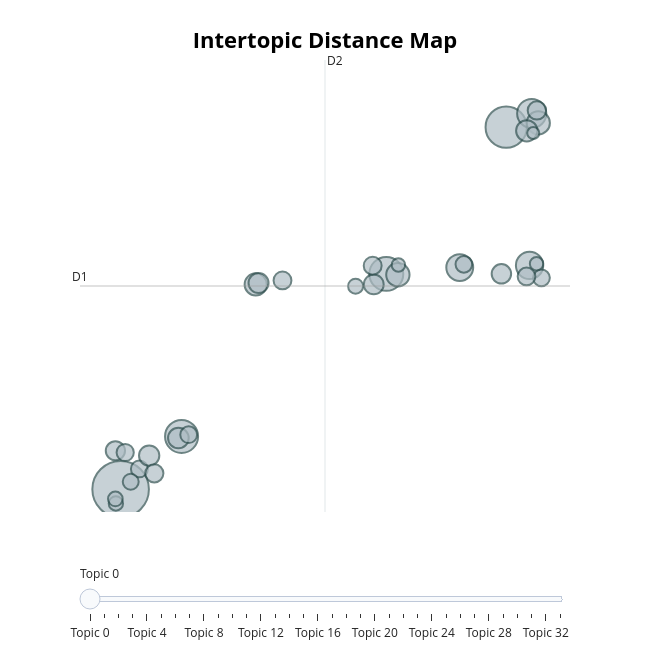
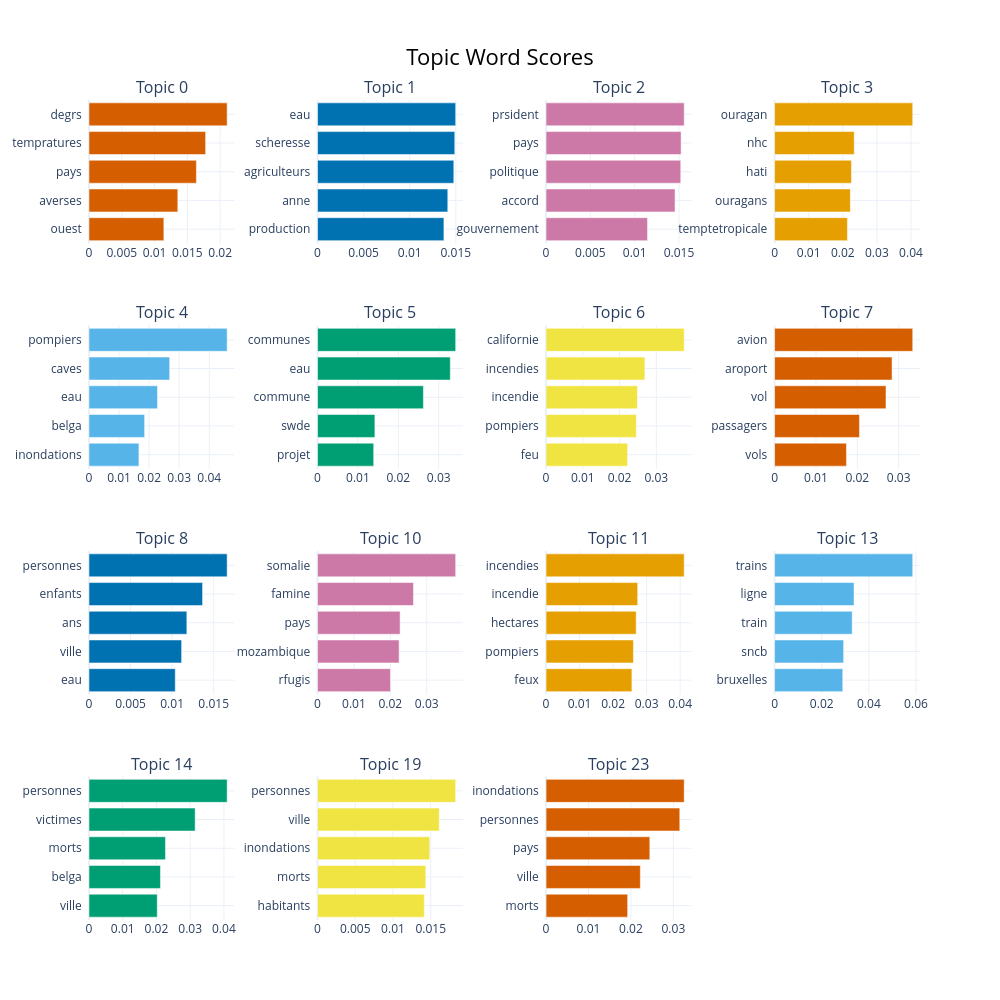
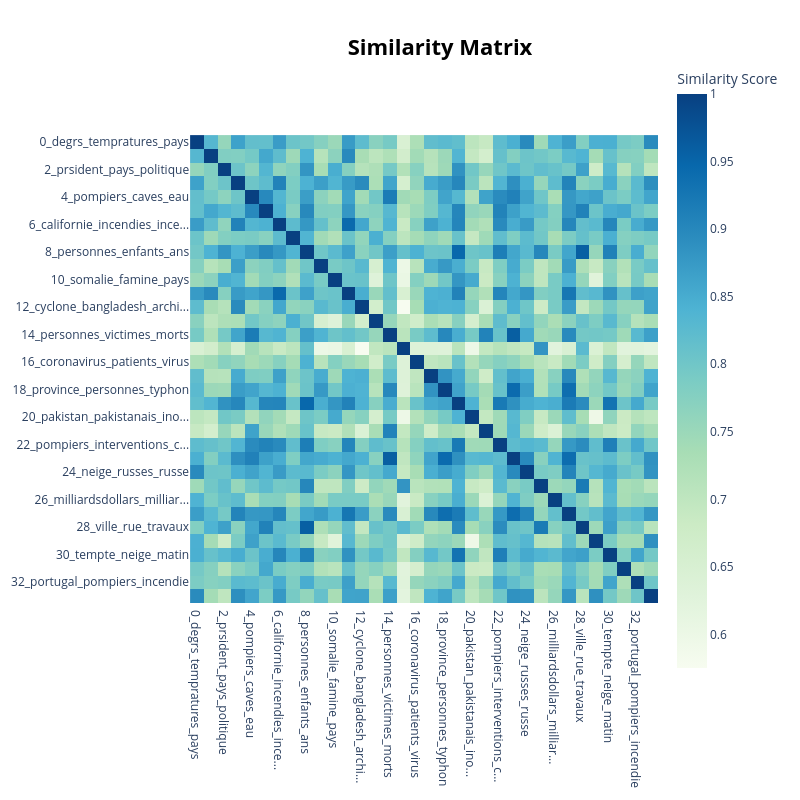

The cell these charts' notebook holds for them, in order:
### Code cell
# ============================================
# RECHARGEMENT CORRECT après redémarrage
# ============================================
import numpy as np
from bertopic import BERTopic

# ── 2. Visualisations — sans re-transformer ───────────────

# ✅ Les topics sont déjà dans le modèle chargé
final_model.visualize_topics().show()
final_model.visualize_barchart(top_n_topics=15).show()
final_model.visualize_heatmap().show()

### Figure 1 — Plotly figure (JSON) as saved in the notebook; plotly's stock layout.template omitted (floating-point values rounded to 4 significant figures)
{"data": [{"customdata": [[0, "degrs | tempratures | pays | averses | ouest", 1564], [1, "eau | scheresse | agriculteurs | anne | production", 833], [2, "prsident | pays | politique | accord | gouvernement", 562], [3, "ouragan | nhc | hati | ouragans | temptetropicale", 417], [4, "pompiers | caves | eau | belga | inondations", 533], [5, "communes | eau | commune | swde | projet", 365], [6, "californie | incendies | incendie | pompiers | feu", 262], [7, "avion | aroport | vol | passagers | vols", 239], [8, "personnes | enfants | ans | ville | eau", 353], [9, "philippines | typhon | manille | personnes | archipel", 181], [10, "somalie | famine | pays | mozambique | rfugis", 192], [11, "incendies | incendie | hectares | pompiers | feux", 222], [12, "cyclone | bangladesh | archipel | le | personnes", 165], [13, "trains | ligne | train | sncb | bruxelles", 196], [14, "personnes | victimes | morts | belga | ville", 209], [15, "festival | film | festivaliers | album | cinma", 138], [16, "coronavirus | patients | virus | cas | hpital", 135], [17, "tokyo | typhon | prfecture | nhk | personnes", 140], [18, "province | personnes | typhon | inondations | autorits", 145], [19, "personnes | ville | inondations | morts | habitants", 266], [20, "pakistan | pakistanais | inondations | afghanistan | sind", 109], [21, "police | accident | btiment | victime | policiers", 138], [22, "pompiers | interventions | caves | matin | eau", 157], [23, "inondations | personnes | pays | ville | morts", 202], [24, "neige | russes | russe | rgion | nord", 124], [25, "muse | tourisme | touristes | visiteurs | anne", 153], [26, "milliardsdollars | milliards | catastrophesnaturelles | milliardseuros | catastrophes", 89], [27, "personnes | glissementsterrain | glissementterrain | inondations | habitants", 162], [28, "ville | rue | travaux | eau | centre", 185], [29, "bruxellesenvironnement | parcs | bruxelles | parcsbois | rafalesvent", 101], [30, "tempte | neige | matin | dpartements | nord", 156], [31, "barrage | eau | niveau | barrages | kayaks", 88], [32, "portugal | pompiers | incendie | incendies | protectioncivile", 71], [33, "vents | ventsviolents | tempte | belga | tornade", 105]], "hovertemplate": "<b>Topic %{customdata[0]}</b><br>%{customdata[1]}<br>Size: %{customdata[2]}", "legendgroup": "", "marker": {"color": "#B0BEC5", "line": {"color": "DarkSlateGrey", "width": 2}, "size": [1564, 833, 562, 417, 533, 365, 262, 239, 353, 181, 192, 222, 165, 196, 209, 138, 135, 140, 145, 266, 109, 138, 157, 202, 124, 153, 89, 162, 185, 101, 156, 88, 71, 105], "sizemode": "area", "sizeref": 0.9775, "symbol": "circle"}, "mode": "markers", "name": "", "orientation": "v", "showlegend": false, "type": "scatter", "x": [-3.172, 2.136, 0.4852, 2.487, -2.333, 2.457, 2.577, -1.313, 1.496, -3.244, 0.3123, 2.418, 2.558, -1.274, -2.377, 2.621, 1.552, -2.914, -3.109, 0.6442, 0.06218, -2.236, 0.2974, -2.779, -3.033, 2.415, 0.6513, -2.708, 2.069, -3.237, -0.944, 2.553, 2.508, -3.245], "xaxis": "x", "y": [-2.195, 16.41, 8.872, 17.11, 0.5193, 9.307, 16.63, 8.332, 9.197, -0.2138, 8.334, 16.22, 17.27, 8.402, 0.4421, 8.668, 9.362, -1.146, -0.3038, 8.828, 8.241, 0.6125, 9.292, -0.4633, -1.807, 8.742, 9.328, -1.375, 8.875, -2.922, 8.537, 9.395, 16.11, -2.69], "yaxis": "y"}], "layout": {"annotations": [{"showarrow": false, "text": "D1", "x": -3.732, "y": 8.25, "yshift": 10}, {"showarrow": false, "text": "D2", "x": -0.3589, "xshift": 10, "y": 19.86}], "height": 650, "hoverlabel": {"bgcolor": "white", "font": {"family": "Rockwell", "size": 16}}, "legend": {"itemsizing": "constant", "tracegroupgap": 0}, "margin": {"t": 60}, "shapes": [{"line": {"color": "#CFD8DC", "width": 2}, "type": "line", "x0": -0.3589, "x1": -0.3589, "y0": -3.361, "y1": 19.86}, {"line": {"color": "#9E9E9E", "width": 2}, "type": "line", "x0": -3.732, "x1": 3.014, "y0": 8.25, "y1": 8.25}], "sliders": [{"active": 0, "pad": {"t": 50}, "steps": [{"args": [{"marker.color": [["red", "#B0BEC5", "#B0BEC5", "#B0BEC5", "#B0BEC5", "#B0BEC5", "#B0BEC5", "#B0BEC5", "#B0BEC5", "#B0BEC5", "#B0BEC5", "#B0BEC5", "#B0BEC5", "#B0BEC5", "#B0BEC5", "#B0BEC5", "#B0BEC5", "#B0BEC5", "#B0BEC5", "#B0BEC5", "#B0BEC5", "#B0BEC5", "#B0BEC5", "#B0BEC5", "#B0BEC5", "#B0BEC5", "#B0BEC5", "#B0BEC5", "#B0BEC5", "#B0BEC5", "#B0BEC5", "#B0BEC5", "#B0BEC5", "#B0BEC5"]]}], "label": "Topic 0", "method": "update"}, {"args": [{"marker.color": [["#B0BEC5", "red", "#B0BEC5", "#B0BEC5", "#B0BEC5", "#B0BEC5", "#B0BEC5", "#B0BEC5", "#B0BEC5", "#B0BEC5", "#B0BEC5", "#B0BEC5", "#B0BEC5", "#B0BEC5", "#B0BEC5", "#B0BEC5", "#B0BEC5", "#B0BEC5", "#B0BEC5", "#B0BEC5", "#B0BEC5", "#B0BEC5", "#B0BEC5", "#B0BEC5", "#B0BEC5", "#B0BEC5", "#B0BEC5", "#B0BEC5", "#B0BEC5", "#B0BEC5", "#B0BEC5", "#B0BEC5", "#B0BEC5", "#B0BEC5"]]}], "label": "Topic 1", "method": "update"}, {"args": [{"marker.color": [["#B0BEC5", "#B0BEC5", "red", "#B0BEC5", "#B0BEC5", "#B0BEC5", "#B0BEC5", "#B0BEC5", "#B0BEC5", "#B0BEC5", "#B0BEC5", "#B0BEC5", "#B0BEC5", "#B0BEC5", "#B0BEC5", "#B0BEC5", "#B0BEC5", "#B0BEC5", "#B0BEC5", "#B0BEC5", "#B0BEC5", "#B0BEC5", "#B0BEC5", "#B0BEC5", "#B0BEC5", "#B0BEC5", "#B0BEC5", "#B0BEC5", "#B0BEC5", "#B0BEC5", "#B0BEC5", "#B0BEC5", "#B0BEC5", "#B0BEC5"]]}], "label": "Topic 2", "method": "update"}, {"args": [{"marker.color": [["#B0BEC5", "#B0BEC5", "#B0BEC5", "red", "#B0BEC5", "#B0BEC5", "#B0BEC5", "#B0BEC5", "#B0BEC5", "#B0BEC5", "#B0BEC5", "#B0BEC5", "#B0BEC5", "#B0BEC5", "#B0BEC5", "#B0BEC5", "#B0BEC5", "#B0BEC5", "#B0BEC5", "#B0BEC5", "#B0BEC5", "#B0BEC5", "#B0BEC5", "#B0BEC5", "#B0BEC5", "#B0BEC5", "#B0BEC5", "#B0BEC5", "#B0BEC5", "#B0BEC5", "#B0BEC5", "#B0BEC5", "#B0BEC5", "#B0BEC5"]]}], "label": "Topic 3", "method": "update"}, {"args": [{"marker.color": [["#B0BEC5", "#B0BEC5", "#B0BEC5", "#B0BEC5", "red", "#B0BEC5", "#B0BEC5", "#B0BEC5", "#B0BEC5", "#B0BEC5", "#B0BEC5", "#B0BEC5", "#B0BEC5", "#B0BEC5", "#B0BEC5", "#B0BEC5", "#B0BEC5", "#B0BEC5", "#B0BEC5", "#B0BEC5", "#B0BEC5", "#B0BEC5", "#B0BEC5", "#B0BEC5", "#B0BEC5", "#B0BEC5", "#B0BEC5", "#B0BEC5", "#B0BEC5", "#B0BEC5", "#B0BEC5", "#B0BEC5", "#B0BEC5", "#B0BEC5"]]}], "label": "Topic 4", "method": "update"}, {"args": [{"marker.color": [["#B0BEC5", "#B0BEC5", "#B0BEC5", "#B0BEC5", "#B0BEC5", "red", "#B0BEC5", "#B0BEC5", "#B0BEC5", "#B0BEC5", "#B0BEC5", "#B0BEC5", "#B0BEC5", "#B0BEC5", "#B0BEC5", "#B0BEC5", "#B0BEC5", "#B0BEC5", "#B0BEC5", "#B0BEC5", "#B0BEC5", "#B0BEC5", "#B0BEC5", "#B0BEC5", "#B0BEC5", "#B0BEC5", "#B0BEC5", "#B0BEC5", "#B0BEC5", "#B0BEC5", "#B0BEC5", "#B0BEC5", "#B0BEC5", "#B0BEC5"]]}], "label": "Topic 5", "method": "update"}, {"args": [{"marker.color": [["#B0BEC5", "#B0BEC5", "#B0BEC5", "#B0BEC5", "#B0BEC5", "#B0BEC5", "red", "#B0BEC5", "#B0BEC5", "#B0BEC5", "#B0BEC5", "#B0BEC5", "#B0BEC5", "#B0BEC5", "#B0BEC5", "#B0BEC5", "#B0BEC5", "#B0BEC5", "#B0BEC5", "#B0BEC5", "#B0BEC5", "#B0BEC5", "#B0BEC5", "#B0BEC5", "#B0BEC5", "#B0BEC5", "#B0BEC5", "#B0BEC5", "#B0BEC5", "#B0BEC5", "#B0BEC5", "#B0BEC5", "#B0BEC5", "#B0BEC5"]]}], "label": "Topic 6", "method": "update"}, {"args": [{"marker.color": [["#B0BEC5", "#B0BEC5", "#B0BEC5", "#B0BEC5", "#B0BEC5", "#B0BEC5", "#B0BEC5", "red", "#B0BEC5", "#B0BEC5", "#B0BEC5", "#B0BEC5", "#B0BEC5", "#B0BEC5", "#B0BEC5", "#B0BEC5", "#B0BEC5", "#B0BEC5", "#B0BEC5", "#B0BEC5", "#B0BEC5", "#B0BEC5", "#B0BEC5", "#B0BEC5", "#B0BEC5", "#B0BEC5", "#B0BEC5", "#B0BEC5", "#B0BEC5", "#B0BEC5", "#B0BEC5", "#B0BEC5", "#B0BEC5", "#B0BEC5"]]}], "label": "Topic 7", "method": "update"}, {"args": [{"marker.color": [["#B0BEC5", "#B0BEC5", "#B0BEC5", "#B0BEC5", "#B0BEC5", "#B0BEC5", "#B0BEC5", "#B0BEC5", "red", "#B0BEC5", "#B0BEC5", "#B0BEC5", "#B0BEC5", "#B0BEC5", "#B0BEC5", "#B0BEC5", "#B0BEC5", "#B0BEC5", "#B0BEC5", "#B0BEC5", "#B0BEC5", "#B0BEC5", "#B0BEC5", "#B0BEC5", "#B0BEC5", "#B0BEC5", "#B0BEC5", "#B0BEC5", "#B0BEC5", "#B0BEC5", "#B0BEC5", "#B0BEC5", "#B0BEC5", "#B0BEC5"]]}], "label": "Topic 8", "method": "update"}, {"args": [{"marker.color": [["#B0BEC5", "#B0BEC5", "#B0BEC5", "#B0BEC5", "#B0BEC5", "#B0BEC5", "#B0BEC5", "#B0BEC5", "#B0BEC5", "red", "#B0BEC5", "#B0BEC5", "#B0BEC5", "#B0BEC5", "#B0BEC5", "#B0BEC5", "#B0BEC5", "#B0BEC5", "#B0BEC5", "#B0BEC5", "#B0BEC5", "#B0BEC5", "#B0BEC5", "#B0BEC5", "#B0BEC5", "#B0BEC5", "#B0BEC5", "#B0BEC5", "#B0BEC5", "#B0BEC5", "#B0BEC5", "#B0BEC5", "#B0BEC5", "#B0BEC5"]]}], "label": "Topic 9", "method": "update"}, {"args": [{"marker.color": [["#B0BEC5", "#B0BEC5", "#B0BEC5", "#B0BEC5", "#B0BEC5", "#B0BEC5", "#B0BEC5", "#B0BEC5", "#B0BEC5", "#B0BEC5", "red", "#B0BEC5", "#B0BEC5", "#B0BEC5", "#B0BEC5", "#B0BEC5", "#B0BEC5", "#B0BEC5", "#B0BEC5", "#B0BEC5", "#B0BEC5", "#B0BEC5", "#B0BEC5", "#B0BEC5", "#B0BEC5", "#B0BEC5", "#B0BEC5", "#B0BEC5", "#B0BEC5", "#B0BEC5", "#B0BEC5", "#B0BEC5", "#B0BEC5", "#B0BEC5"]]}], "label": "Topic 10", "method": "update"}, {"args": [{"marker.color": [["#B0BEC5", "#B0BEC5", "#B0BEC5", "#B0BEC5", "#B0BEC5", "#B0BEC5", "#B0BEC5", "#B0BEC5", "#B0BEC5", "#B0BEC5", "#B0BEC5", "red", "#B0BEC5", "#B0BEC5", "#B0BEC5", "#B0BEC5", "#B0BEC5", "#B0BEC5", "#B0BEC5", "#B0BEC5", "#B0BEC5", "#B0BEC5", "#B0BEC5", "#B0BEC5", "#B0BEC5", "#B0BEC5", "#B0BEC5", "#B0BEC5", "#B0BEC5", "#B0BEC5", "#B0BEC5", "#B0BEC5", "#B0BEC5", "#B0BEC5"]]}], "label": "Topic 11", "method": "update"}, {"args": [{"marker.color": [["#B0BEC5", "#B0BEC5", "#B0BEC5", "#B0BEC5", "#B0BEC5", "#B0BEC5", "#B0BEC5", "#B0BEC5", "#B0BEC5", "#B0BEC5", "#B0BEC5", "#B0BEC5", "red", "#B0BEC5", "#B0BEC5", "#B0BEC5", "#B0BEC5", "#B0BEC5", "#B0BEC5", "#B0BEC5", "#B0BEC5", "#B0BEC5", "#B0BEC5", "#B0BEC5", "#B0BEC5", "#B0BEC5", "#B0BEC5", "#B0BEC5", "#B0BEC5", "#B0BEC5", "#B0BEC5", "#B0BEC5", "#B0BEC5", "#B0BEC5"]]}], "label": "Topic 12", "method": "update"}, {"args": [{"marker.color": [["#B0BEC5", "#B0BEC5", "#B0BEC5", "#B0BEC5", "#B0BEC5", "#B0BEC5", "#B0BEC5", "#B0BEC5", "#B0BEC5", "#B0BEC5", "#B0BEC5", "#B0BEC5", "#B0BEC5", "red", "#B0BEC5", "#B0BEC5", "#B0BEC5", "#B0BEC5", "#B0BEC5", "#B0BEC5", "#B0BEC5", "#B0BEC5", "#B0BEC5", "#B0BEC5", "#B0BEC5", "#B0BEC5", "#B0BEC5", "#B0BEC5", "#B0BEC5", "#B0BEC5", "#B0BEC5", "#B0BEC5", "#B0BEC5", "#B0BEC5"]]}], "label": "Topic 13", "method": "update"}, {"args": [{"marker.color": [["#B0BEC5", "#B0BEC5", "#B0BEC5", "#B0BEC5", "#B0BEC5", "#B0BEC5", "#B0BEC5", "#B0BEC5", "#B0BEC5", "#B0BEC5", "#B0BEC5", "#B0BEC5", "#B0BEC5", "#B0BEC5", "red", "#B0BEC5", "#B0BEC5", "#B0BEC5", "#B0BEC5", "#B0BEC5", "#B0BEC5", "#B0BEC5", "#B0BEC5", "#B0BEC5", "#B0BEC5", "#B0BEC5", "#B0BEC5", "#B0BEC5", "#B0BEC5", "#B0BEC5", "#B0BEC5", "#B0BEC5", "#B0BEC5", "#B0BEC5"]]}], "label": "Topic 14", "method": "update"}, {"args": [{"marker.color": [["#B0BEC5", "#B0BEC5", "#B0BEC5", "#B0BEC5", "#B0BEC5", "#B0BEC5", "#B0BEC5", "#B0BEC5", "#B0BEC5", "#B0BEC5", "#B0BEC5", "#B0BEC5", "#B0BEC5", "#B0BEC5", "#B0BEC5", "red", "#B0BEC5", "#B0BEC5", "#B0BEC5", "#B0BEC5", "#B0BEC5", "#B0BEC5", "#B0BEC5", "#B0BEC5", "#B0BEC5", "#B0BEC5", "#B0BEC5", "#B0BEC5", "#B0BEC5", "#B0BEC5", "#B0BEC5", "#B0BEC5", "#B0BEC5", "#B0BEC5"]]}], "label": "Topic 15", "method": "update"}, {"args": [{"marker.color": [["#B0BEC5", "#B0BEC5", "#B0BEC5", "#B0BEC5", "#B0BEC5", "#B0BEC5", "#B0BEC5", "#B0BEC5", "#B0BEC5", "#B0BEC5", "#B0BEC5", "#B0BEC5", "#B0BEC5", "#B0BEC5", "#B0BEC5", "#B0BEC5", "red", "#B0BEC5", "#B0BEC5", "#B0BEC5", "#B0BEC5", "#B0BEC5", "#B0BEC5", "#B0BEC5", "#B0BEC5", "#B0BEC5", "#B0BEC5", "#B0BEC5", "#B0BEC5", "#B0BEC5", "#B0BEC5", "#B0BEC5", "#B0BEC5", "#B0BEC5"]]}], "label": "Topic 16", "method": "update"}, {"args": [{"marker.color": [["#B0BEC5", "#B0BEC5", "#B0BEC5", "#B0BEC5", "#B0BEC5", "#B0BEC5", "#B0BEC5", "#B0BEC5", "#B0BEC5", "#B0BEC5", "#B0BEC5", "#B0BEC5", "#B0BEC5", "#B0BEC5", "#B0BEC5", "#B0BEC5", "#B0BEC5", "red", "#B0BEC5", "#B0BEC5", "#B0BEC5", "#B0BEC5", "#B0BEC5", "#B0BEC5", "#B0BEC5", "#B0BEC5", "#B0BEC5", "#B0BEC5", "#B0BEC5", "#B0BEC5", "#B0BEC5", "#B0BEC5", "#B0BEC5", "#B0BEC5"]]}], "label": "Topic 17", "method": "update"}, {"args": [{"marker.color": [["#B0BEC5", "#B0BEC5", "#B0BEC5", "#B0BEC5", "#B0BEC5", "#B0BEC5", "#B0BEC5", "#B0BEC5", "#B0BEC5", "#B0BEC5", "#B0BEC5", "#B0BEC5", "#B0BEC5", "#B0BEC5", "#B0BEC5", "#B0BEC5", "#B0BEC5", "#B0BEC5", "red", "#B0BEC5", "#B0BEC5", "#B0BEC5", "#B0BEC5", "#B0BEC5", "#B0BEC5", "#B0BEC5", "#B0BEC5", "#B0BEC5", "#B0BEC5", "#B0BEC5", "#B0BEC5", "#B0BEC5", "#B0BEC5", "#B0BEC5"]]}], "label": "Topic 18", "method": "update"}, {"args": [{"marker.color": [["#B0BEC5", "#B0BEC5", "#B0BEC5", "#B0BEC5", "#B0BEC5", "#B0BEC5", "#B0BEC5", "#B0BEC5", "#B0BEC5", "#B0BEC5", "#B0BEC5", "#B0BEC5", "#B0BEC5", "#B0BEC5", "#B0BEC5", "#B0BEC5", "#B0BEC5", "#B0BEC5", "#B0BEC5", "red", "#B0BEC5", "#B0BEC5", "#B0BEC5", "#B0BEC5", "#B0BEC5", "#B0BEC5", "#B0BEC5", "#B0BEC5", "#B0BEC5", "#B0BEC5", "#B0BEC5", "#B0BEC5", "#B0BEC5", "#B0BEC5"]]}], "label": "Topic 19", "method": "update"}, {"args": [{"marker.color": [["#B0BEC5", "#B0BEC5", "#B0BEC5", "#B0BEC5", "#B0BEC5", "#B0BEC5", "#B0BEC5", "#B0BEC5", "#B0BEC5", "#B0BEC5", "#B0BEC5", "#B0BEC5", "#B0BEC5", "#B0BEC5", "#B0BEC5", "#B0BEC5", "#B0BEC5", "#B0BEC5", "#B0BEC5", "#B0BEC5", "red", "#B0BEC5", "#B0BEC5", "#B0BEC5", "#B0BEC5", "#B0BEC5", "#B0BEC5", "#B0BEC5", "#B0BEC5", "#B0BEC5", "#B0BEC5", "#B0BEC5", "#B0BEC5", "#B0BEC5"]]}], "label": "Topic 20", "method": "update"}, {"args": [{"marker.color": [["#B0BEC5", "#B0BEC5", "#B0BEC5", "#B0BEC5", "#B0BEC5", "#B0BEC5", "#B0BEC5", "#B0BEC5", "#B0BEC5", "#B0BEC5", "#B0BEC5", "#B0BEC5", "#B0BEC5", "#B0BEC5", "#B0BEC5", "#B0BEC5", "#B0BEC5", "#B0BEC5", "#B0BEC5", "#B0BEC5", "#B0BEC5", "red", "#B0BEC5", "#B0BEC5", "#B0BEC5", "#B0BEC5", "#B0BEC5", "#B0BEC5", "#B0BEC5", "#B0BEC5", "#B0BEC5", "#B0BEC5", "#B0BEC5", "#B0BEC5"]]}], "label": "Topic 21", "method": "update"}, {"args": [{"marker.color": [["#B0BEC5", "#B0BEC5", "#B0BEC5", "#B0BEC5", "#B0BEC5", "#B0BEC5", "#B0BEC5", "#B0BEC5", "#B0BEC5", "#B0BEC5", "#B0BEC5", "#B0BEC5", "#B0BEC5", "#B0BEC5", "#B0BEC5", "#B0BEC5", "#B0BEC5", "#B0BEC5", "#B0BEC5", "#B0BEC5", "#B0BEC5", "#B0BEC5", "red", "#B0BEC5", "#B0BEC5", "#B0BEC5", "#B0BEC5", "#B0BEC5", "#B0BEC5", "#B0BEC5", "#B0BEC5", "#B0BEC5", "#B0BEC5", "#B0BEC5"]]}], "label": "Topic 22", "method": "update"}, {"args": [{"marker.color": [["#B0BEC5", "#B0BEC5", "#B0BEC5", "#B0BEC5", "#B0BEC5", "#B0BEC5", "#B0BEC5", "#B0BEC5", "#B0BEC5", "#B0BEC5", "#B0BEC5", "#B0BEC5", "#B0BEC5", "#B0BEC5", "#B0BEC5", "#B0BEC5", "#B0BEC5", "#B0BEC5", "#B0BEC5", "#B0BEC5", "#B0BEC5", "#B0BEC5", "#B0BEC5", "red", "#B0BEC5", "#B0BEC5", "#B0BEC5", "#B0BEC5", "#B0BEC5", "#B0BEC5", "#B0BEC5", "#B0BEC5", "#B0BEC5", "#B0BEC5"]]}], "label": "Topic 23", "method": "update"}, {"args": [{"marker.color": [["#B0BEC5", "#B0BEC5", "#B0BEC5", "#B0BEC5", "#B0BEC5", "#B0BEC5", "#B0BEC5", "#B0BEC5", "#B0BEC5", "#B0BEC5", "#B0BEC5", "#B0BEC5", "#B0BEC5", "#B0BEC5", "#B0BEC5", "#B0BEC5", "#B0BEC5", "#B0BEC5", "#B0BEC5", "#B0BEC5", "#B0BEC5", "#B0BEC5", "#B0BEC5", "#B0BEC5", "red", "#B0BEC5", "#B0BEC5", "#B0BEC5", "#B0BEC5", "#B0BEC5", "#B0BEC5", "#B0BEC5", "#B0BEC5", "#B0BEC5"]]}], "label": "Topic 24", "method": "update"}, {"args": [{"marker.color": [["#B0BEC5", "#B0BEC5", "#B0BEC5", "#B0BEC5", "#B0BEC5", "#B0BEC5", "#B0BEC5", "#B0BEC5", "#B0BEC5", "#B0BEC5", "#B0BEC5", "#B0BEC5", "#B0BEC5", "#B0BEC5", "#B0BEC5", "#B0BEC5", "#B0BEC5", "#B0BEC5", "#B0BEC5", "#B0BEC5", "#B0BEC5", "#B0BEC5", "#B0BEC5", "#B0BEC5", "#B0BEC5", "red", "#B0BEC5", "#B0BEC5", "#B0BEC5", "#B0BEC5", "#B0BEC5", "#B0BEC5", "#B0BEC5", "#B0BEC5"]]}], "label": "Topic 25", "method": "update"}, {"args": [{"marker.color": [["#B0BEC5", "#B0BEC5", "#B0BEC5", "#B0BEC5", "#B0BEC5", "#B0BEC5", "#B0BEC5", "#B0BEC5", "#B0BEC5", "#B0BEC5", "#B0BEC5", "#B0BEC5", "#B0BEC5", "#B0BEC5", "#B0BEC5", "#B0BEC5", "#B0BEC5", "#B0BEC5", "#B0BEC5", "#B0BEC5", "#B0BEC5", "#B0BEC5", "#B0BEC5", "#B0BEC5", "#B0BEC5", "#B0BEC5", "red", "#B0BEC5", "#B0BEC5", "#B0BEC5", "#B0BEC5", "#B0BEC5", "#B0BEC5", "#B0BEC5"]]}], "label": "Topic 26", "method": "update"}, {"args": [{"marker.color": [["#B0BEC5", "#B0BEC5", "#B0BEC5", "#B0BEC5", "#B0BEC5", "#B0BEC5", "#B0BEC5", "#B0BEC5", "#B0BEC5", "#B0BEC5", "#B0BEC5", "#B0BEC5", "#B0BEC5", "#B0BEC5", "#B0BEC5", "#B0BEC5", "#B0BEC5", "#B0BEC5", "#B0BEC5", "#B0BEC5", "#B0BEC5", "#B0BEC5", "#B0BEC5", "#B0BEC5", "#B0BEC5", "#B0BEC5", "#B0BEC5", "red", "#B0BEC5", "#B0BEC5", "#B0BEC5", "#B0BEC5", "#B0BEC5", "#B0BEC5"]]}], "label": "Topic 27", "method": "update"}, {"args": [{"marker.color": [["#B0BEC5", "#B0BEC5", "#B0BEC5", "#B0BEC5", "#B0BEC5", "#B0BEC5", "#B0BEC5", "#B0BEC5", "#B0BEC5", "#B0BEC5", "#B0BEC5", "#B0BEC5", "#B0BEC5", "#B0BEC5", "#B0BEC5", "#B0BEC5", "#B0BEC5", "#B0BEC5", "#B0BEC5", "#B0BEC5", "#B0BEC5", "#B0BEC5", "#B0BEC5", "#B0BEC5", "#B0BEC5", "#B0BEC5", "#B0BEC5", "#B0BEC5", "red", "#B0BEC5", "#B0BEC5", "#B0BEC5", "#B0BEC5", "#B0BEC5"]]}], "label": "Topic 28", "method": "update"}, {"args": [{"marker.color": [["#B0BEC5", "#B0BEC5", "#B0BEC5", "#B0BEC5", "#B0BEC5", "#B0BEC5", "#B0BEC5", "#B0BEC5", "#B0BEC5", "#B0BEC5", "#B0BEC5", "#B0BEC5", "#B0BEC5", "#B0BEC5", "#B0BEC5", "#B0BEC5", "#B0BEC5", "#B0BEC5", "#B0BEC5", "#B0BEC5", "#B0BEC5", "#B0BEC5", "#B0BEC5", "#B0BEC5", "#B0BEC5", "#B0BEC5", "#B0BEC5", "#B0BEC5", "#B0BEC5", "red", "#B0BEC5", "#B0BEC5", "#B0BEC5", "#B0BEC5"]]}], "label": "Topic 29", "method": "update"}, {"args": [{"marker.color": [["#B0BEC5", "#B0BEC5", "#B0BEC5", "#B0BEC5", "#B0BEC5", "#B0BEC5", "#B0BEC5", "#B0BEC5", "#B0BEC5", "#B0BEC5", "#B0BEC5", "#B0BEC5", "#B0BEC5", "#B0BEC5", "#B0BEC5", "#B0BEC5", "#B0BEC5", "#B0BEC5", "#B0BEC5", "#B0BEC5", "#B0BEC5", "#B0BEC5", "#B0BEC5", "#B0BEC5", "#B0BEC5", "#B0BEC5", "#B0BEC5", "#B0BEC5", "#B0BEC5", "#B0BEC5", "red", "#B0BEC5", "#B0BEC5", "#B0BEC5"]]}], "label": "Topic 30", "method": "update"}, {"args": [{"marker.color": [["#B0BEC5", "#B0BEC5", "#B0BEC5", "#B0BEC5", "#B0BEC5", "#B0BEC5", "#B0BEC5", "#B0BEC5", "#B0BEC5", "#B0BEC5", "#B0BEC5", "#B0BEC5", "#B0BEC5", "#B0BEC5", "#B0BEC5", "#B0BEC5", "#B0BEC5", "#B0BEC5", "#B0BEC5", "#B0BEC5", "#B0BEC5", "#B0BEC5", "#B0BEC5", "#B0BEC5", "#B0BEC5", "#B0BEC5", "#B0BEC5", "#B0BEC5", "#B0BEC5", "#B0BEC5", "#B0BEC5", "red", "#B0BEC5", "#B0BEC5"]]}], "label": "Topic 31", "method": "update"}, {"args": [{"marker.color": [["#B0BEC5", "#B0BEC5", "#B0BEC5", "#B0BEC5", "#B0BEC5", "#B0BEC5", "#B0BEC5", "#B0BEC5", "#B0BEC5", "#B0BEC5", "#B0BEC5", "#B0BEC5", "#B0BEC5", "#B0BEC5", "#B0BEC5", "#B0BEC5", "#B0BEC5", "#B0BEC5", "#B0BEC5", "#B0BEC5", "#B0BEC5", "#B0BEC5", "#B0BEC5", "#B0BEC5", "#B0BEC5", "#B0BEC5", "#B0BEC5", "#B0BEC5", "#B0BEC5", "#B0BEC5", "#B0BEC5", "#B0BEC5", "red", "#B0BEC5"]]}], "label": "Topic 32", "method": "update"}, {"args": [{"marker.color": [["#B0BEC5", "#B0BEC5", "#B0BEC5", "#B0BEC5", "#B0BEC5", "#B0BEC5", "#B0BEC5", "#B0BEC5", "#B0BEC5", "#B0BEC5", "#B0BEC5", "#B0BEC5", "#B0BEC5", "#B0BEC5", "#B0BEC5", "#B0BEC5", "#B0BEC5", "#B0BEC5", "#B0BEC5", "#B0BEC5", "#B0BEC5", "#B0BEC5", "#B0BEC5", "#B0BEC5", "#B0BEC5", "#B0BEC5", "#B0BEC5", "#B0BEC5", "#B0BEC5", "#B0BEC5", "#B0BEC5", "#B0BEC5", "#B0BEC5", "red"]]}], "label": "Topic 33", "method": "update"}]}], "title": {"font": {"color": "Black", "size": 22}, "text": "<b>Intertopic Distance Map</b>", "x": 0.5, "xanchor": "center", "y": 0.95, "yanchor": "top"}, "width": 650, "xaxis": {"anchor": "y", "domain": [0, 1], "range": [-3.732, 3.014], "title": {"text": ""}, "visible": false}, "yaxis": {"anchor": "x", "domain": [0, 1], "range": [-3.361, 19.86], "title": {"text": ""}, "visible": false}}}

### Figure 2 — Plotly figure (JSON) as saved in the notebook; plotly's stock layout.template omitted (floating-point values rounded to 4 significant figures)
{"data": [{"marker": {"color": "#D55E00"}, "orientation": "h", "type": "bar", "x": [0.01141, 0.01354, 0.01637, 0.01778, 0.02107], "xaxis": "x", "y": ["ouest  ", "averses  ", "pays  ", "tempratures  ", "degrs  "], "yaxis": "y"}, {"marker": {"color": "#0072B2"}, "orientation": "h", "type": "bar", "x": [0.01371, 0.01413, 0.01478, 0.01489, 0.01498], "xaxis": "x2", "y": ["production  ", "anne  ", "agriculteurs  ", "scheresse  ", "eau  "], "yaxis": "y2"}, {"marker": {"color": "#CC79A7"}, "orientation": "h", "type": "bar", "x": [0.01145, 0.01456, 0.01519, 0.01524, 0.01559], "xaxis": "x3", "y": ["gouvernement  ", "accord  ", "politique  ", "pays  ", "prsident  "], "yaxis": "y3"}, {"marker": {"color": "#E69F00"}, "orientation": "h", "type": "bar", "x": [0.02136, 0.02222, 0.02254, 0.02335, 0.04051], "xaxis": "x4", "y": ["temptetropicale  ", "ouragans  ", "hati  ", "nhc  ", "ouragan  "], "yaxis": "y4"}, {"marker": {"color": "#56B4E9"}, "orientation": "h", "type": "bar", "x": [0.01661, 0.0185, 0.02279, 0.02683, 0.04596], "xaxis": "x5", "y": ["inondations  ", "belga  ", "eau  ", "caves  ", "pompiers  "], "yaxis": "y5"}, {"marker": {"color": "#009E73"}, "orientation": "h", "type": "bar", "x": [0.0139, 0.0142, 0.02621, 0.03286, 0.03419], "xaxis": "x6", "y": ["projet  ", "swde  ", "commune  ", "eau  ", "communes  "], "yaxis": "y6"}, {"marker": {"color": "#F0E442"}, "orientation": "h", "type": "bar", "x": [0.02219, 0.02457, 0.02485, 0.02689, 0.03758], "xaxis": "x7", "y": ["feu  ", "pompiers  ", "incendie  ", "incendies  ", "californie  "], "yaxis": "y7"}, {"marker": {"color": "#D55E00"}, "orientation": "h", "type": "bar", "x": [0.01737, 0.02051, 0.02693, 0.0284, 0.03339], "xaxis": "x8", "y": ["vols  ", "passagers  ", "vol  ", "aroport  ", "avion  "], "yaxis": "y8"}, {"marker": {"color": "#0072B2"}, "orientation": "h", "type": "bar", "x": [0.01038, 0.01114, 0.01177, 0.01366, 0.01662], "xaxis": "x9", "y": ["eau  ", "ville  ", "ans  ", "enfants  ", "personnes  "], "yaxis": "y9"}, {"marker": {"color": "#CC79A7"}, "orientation": "h", "type": "bar", "x": [0.02003, 0.0224, 0.02268, 0.02635, 0.03794], "xaxis": "x10", "y": ["rfugis  ", "mozambique  ", "pays  ", "famine  ", "somalie  "], "yaxis": "y10"}, {"marker": {"color": "#E69F00"}, "orientation": "h", "type": "bar", "x": [0.02561, 0.02607, 0.02688, 0.02734, 0.04121], "xaxis": "x11", "y": ["feux  ", "pompiers  ", "hectares  ", "incendie  ", "incendies  "], "yaxis": "y11"}, {"marker": {"color": "#56B4E9"}, "orientation": "h", "type": "bar", "x": [0.02893, 0.02929, 0.03292, 0.03371, 0.05861], "xaxis": "x12", "y": ["bruxelles  ", "sncb  ", "train  ", "ligne  ", "trains  "], "yaxis": "y12"}, {"marker": {"color": "#009E73"}, "orientation": "h", "type": "bar", "x": [0.02024, 0.02119, 0.02267, 0.03148, 0.04096], "xaxis": "x13", "y": ["ville  ", "belga  ", "morts  ", "victimes  ", "personnes  "], "yaxis": "y13"}, {"marker": {"color": "#F0E442"}, "orientation": "h", "type": "bar", "x": [0.01415, 0.01435, 0.01487, 0.01613, 0.01831], "xaxis": "x14", "y": ["habitants  ", "morts  ", "inondations  ", "ville  ", "personnes  "], "yaxis": "y14"}, {"marker": {"color": "#D55E00"}, "orientation": "h", "type": "bar", "x": [0.01923, 0.02222, 0.02445, 0.03152, 0.03256], "xaxis": "x15", "y": ["morts  ", "ville  ", "pays  ", "personnes  ", "inondations  "], "yaxis": "y15"}], "layout": {"annotations": [{"font": {"size": 16}, "showarrow": false, "text": "Topic 0", "x": 0.0875, "xanchor": "center", "xref": "paper", "y": 1, "yanchor": "bottom", "yref": "paper"}, {"font": {"size": 16}, "showarrow": false, "text": "Topic 1", "x": 0.3625, "xanchor": "center", "xref": "paper", "y": 1, "yanchor": "bottom", "yref": "paper"}, {"font": {"size": 16}, "showarrow": false, "text": "Topic 2", "x": 0.6375, "xanchor": "center", "xref": "paper", "y": 1, "yanchor": "bottom", "yref": "paper"}, {"font": {"size": 16}, "showarrow": false, "text": "Topic 3", "x": 0.9125, "xanchor": "center", "xref": "paper", "y": 1, "yanchor": "bottom", "yref": "paper"}, {"font": {"size": 16}, "showarrow": false, "text": "Topic 4", "x": 0.0875, "xanchor": "center", "xref": "paper", "y": 0.725, "yanchor": "bottom", "yref": "paper"}, {"font": {"size": 16}, "showarrow": false, "text": "Topic 5", "x": 0.3625, "xanchor": "center", "xref": "paper", "y": 0.725, "yanchor": "bottom", "yref": "paper"}, {"font": {"size": 16}, "showarrow": false, "text": "Topic 6", "x": 0.6375, "xanchor": "center", "xref": "paper", "y": 0.725, "yanchor": "bottom", "yref": "paper"}, {"font": {"size": 16}, "showarrow": false, "text": "Topic 7", "x": 0.9125, "xanchor": "center", "xref": "paper", "y": 0.725, "yanchor": "bottom", "yref": "paper"}, {"font": {"size": 16}, "showarrow": false, "text": "Topic 8", "x": 0.0875, "xanchor": "center", "xref": "paper", "y": 0.45, "yanchor": "bottom", "yref": "paper"}, {"font": {"size": 16}, "showarrow": false, "text": "Topic 10", "x": 0.3625, "xanchor": "center", "xref": "paper", "y": 0.45, "yanchor": "bottom", "yref": "paper"}, {"font": {"size": 16}, "showarrow": false, "text": "Topic 11", "x": 0.6375, "xanchor": "center", "xref": "paper", "y": 0.45, "yanchor": "bottom", "yref": "paper"}, {"font": {"size": 16}, "showarrow": false, "text": "Topic 13", "x": 0.9125, "xanchor": "center", "xref": "paper", "y": 0.45, "yanchor": "bottom", "yref": "paper"}, {"font": {"size": 16}, "showarrow": false, "text": "Topic 14", "x": 0.0875, "xanchor": "center", "xref": "paper", "y": 0.175, "yanchor": "bottom", "yref": "paper"}, {"font": {"size": 16}, "showarrow": false, "text": "Topic 19", "x": 0.3625, "xanchor": "center", "xref": "paper", "y": 0.175, "yanchor": "bottom", "yref": "paper"}, {"font": {"size": 16}, "showarrow": false, "text": "Topic 23", "x": 0.6375, "xanchor": "center", "xref": "paper", "y": 0.175, "yanchor": "bottom", "yref": "paper"}], "height": 1000, "hoverlabel": {"bgcolor": "white", "font": {"family": "Rockwell", "size": 16}}, "showlegend": false, "title": {"font": {"color": "Black", "size": 22}, "text": "Topic Word Scores", "x": 0.5, "xanchor": "center", "yanchor": "top"}, "width": 1000, "xaxis": {"anchor": "y", "domain": [0, 0.175], "showgrid": true}, "xaxis10": {"anchor": "y10", "domain": [0.275, 0.45], "showgrid": true}, "xaxis11": {"anchor": "y11", "domain": [0.55, 0.725], "showgrid": true}, "xaxis12": {"anchor": "y12", "domain": [0.825, 1], "showgrid": true}, "xaxis13": {"anchor": "y13", "domain": [0, 0.175], "showgrid": true}, "xaxis14": {"anchor": "y14", "domain": [0.275, 0.45], "showgrid": true}, "xaxis15": {"anchor": "y15", "domain": [0.55, 0.725], "showgrid": true}, "xaxis16": {"anchor": "y16", "domain": [0.825, 1], "showgrid": true}, "xaxis2": {"anchor": "y2", "domain": [0.275, 0.45], "showgrid": true}, "xaxis3": {"anchor": "y3", "domain": [0.55, 0.725], "showgrid": true}, "xaxis4": {"anchor": "y4", "domain": [0.825, 1], "showgrid": true}, "xaxis5": {"anchor": "y5", "domain": [0, 0.175], "showgrid": true}, "xaxis6": {"anchor": "y6", "domain": [0.275, 0.45], "showgrid": true}, "xaxis7": {"anchor": "y7", "domain": [0.55, 0.725], "showgrid": true}, "xaxis8": {"anchor": "y8", "domain": [0.825, 1], "showgrid": true}, "xaxis9": {"anchor": "y9", "domain": [0, 0.175], "showgrid": true}, "yaxis": {"anchor": "x", "domain": [0.825, 1], "showgrid": true}, "yaxis10": {"anchor": "x10", "domain": [0.275, 0.45], "showgrid": true}, "yaxis11": {"anchor": "x11", "domain": [0.275, 0.45], "showgrid": true}, "yaxis12": {"anchor": "x12", "domain": [0.275, 0.45], "showgrid": true}, "yaxis13": {"anchor": "x13", "domain": [0, 0.175], "showgrid": true}, "yaxis14": {"anchor": "x14", "domain": [0, 0.175], "showgrid": true}, "yaxis15": {"anchor": "x15", "domain": [0, 0.175], "showgrid": true}, "yaxis16": {"anchor": "x16", "domain": [0, 0.175], "showgrid": true}, "yaxis2": {"anchor": "x2", "domain": [0.825, 1], "showgrid": true}, "yaxis3": {"anchor": "x3", "domain": [0.825, 1], "showgrid": true}, "yaxis4": {"anchor": "x4", "domain": [0.825, 1], "showgrid": true}, "yaxis5": {"anchor": "x5", "domain": [0.55, 0.725], "showgrid": true}, "yaxis6": {"anchor": "x6", "domain": [0.55, 0.725], "showgrid": true}, "yaxis7": {"anchor": "x7", "domain": [0.55, 0.725], "showgrid": true}, "yaxis8": {"anchor": "x8", "domain": [0.55, 0.725], "showgrid": true}, "yaxis9": {"anchor": "x9", "domain": [0.275, 0.45], "showgrid": true}}}

### Figure 3 — Plotly figure (JSON) as saved in the notebook; plotly's stock layout.template omitted (floating-point values rounded to 4 significant figures; data arrays with more than 128 entries replaced by an {"elided": "..."} marker saying what was removed)
{"data": [{"coloraxis": "coloraxis", "hovertemplate": "x: %{x}<br>y: %{y}<br>Similarity Score: %{z}<extra></extra>", "name": "0", "type": "heatmap", "x": ["0_degrs_tempratures_pays", "1_eau_scheresse_agriculteurs", "2_prsident_pays_politique", "3_ouragan_nhc_hati", "4_pompiers_caves_eau", "5_communes_eau_commune", "6_californie_incendies_ince...", "7_avion_aroport_vol", "8_personnes_enfants_ans", "9_philippines_typhon_manille", "10_somalie_famine_pays", "11_incendies_incendie_hecta...", "12_cyclone_bangladesh_archi...", "13_trains_ligne_train", "14_personnes_victimes_morts", "15_festival_film_festivaliers", "16_coronavirus_patients_virus", "17_tokyo_typhon_prfecture", "18_province_personnes_typhon", "19_personnes_ville_inondati...", "20_pakistan_pakistanais_ino...", "21_police_accident_btiment", "22_pompiers_interventions_c...", "23_inondations_personnes_pays", "24_neige_russes_russe", "25_muse_tourisme_touristes", "26_milliardsdollars_milliar...", "27_personnes_glissementster...", "28_ville_rue_travaux", "29_bruxellesenvironnement_p...", "30_tempte_neige_matin", "31_barrage_eau_niveau", "32_portugal_pompiers_incendie", "33_vents_ventsviolents_tempte"], "xaxis": "x", "y": ["0_degrs_tempratures_pays", "1_eau_scheresse_agriculteurs", "2_prsident_pays_politique", "3_ouragan_nhc_hati", "4_pompiers_caves_eau", "5_communes_eau_commune", "6_californie_incendies_ince...", "7_avion_aroport_vol", "8_personnes_enfants_ans", "9_philippines_typhon_manille", "10_somalie_famine_pays", "11_incendies_incendie_hecta...", "12_cyclone_bangladesh_archi...", "13_trains_ligne_train", "14_personnes_victimes_morts", "15_festival_film_festivaliers", "16_coronavirus_patients_virus", "17_tokyo_typhon_prfecture", "18_province_personnes_typhon", "19_personnes_ville_inondati...", "20_pakistan_pakistanais_ino...", "21_police_accident_btiment", "22_pompiers_interventions_c...", "23_inondations_personnes_pays", "24_neige_russes_russe", "25_muse_tourisme_touristes", "26_milliardsdollars_milliar...", "27_personnes_glissementster...", "28_ville_rue_travaux", "29_bruxellesenvironnement_p...", "30_tempte_neige_matin", "31_barrage_eau_niveau", "32_portugal_pompiers_incendie", "33_vents_ventsviolents_tempte"], "yaxis": "y", "z": {"elided": "34x34 float values"}}], "layout": {"coloraxis": {"colorbar": {"title": {"text": "Similarity Score"}}, "colorscale": [[0, "rgb(247,252,240)"], [0.125, "rgb(224,243,219)"], [0.25, "rgb(204,235,197)"], [0.375, "rgb(168,221,181)"], [0.5, "rgb(123,204,196)"], [0.625, "rgb(78,179,211)"], [0.75, "rgb(43,140,190)"], [0.875, "rgb(8,104,172)"], [1, "rgb(8,64,129)"]]}, "height": 800, "hoverlabel": {"bgcolor": "white", "font": {"family": "Rockwell", "size": 16}}, "legend": {"title": {"text": "Trend"}}, "margin": {"t": 60}, "showlegend": true, "title": {"font": {"color": "Black", "size": 22}, "text": "<b>Similarity Matrix</b>", "x": 0.55, "xanchor": "center", "y": 0.95, "yanchor": "top"}, "width": 800, "xaxis": {"anchor": "y", "constrain": "domain", "domain": [0, 1], "scaleanchor": "y"}, "yaxis": {"anchor": "x", "autorange": "reversed", "constrain": "domain", "domain": [0, 1]}}}
